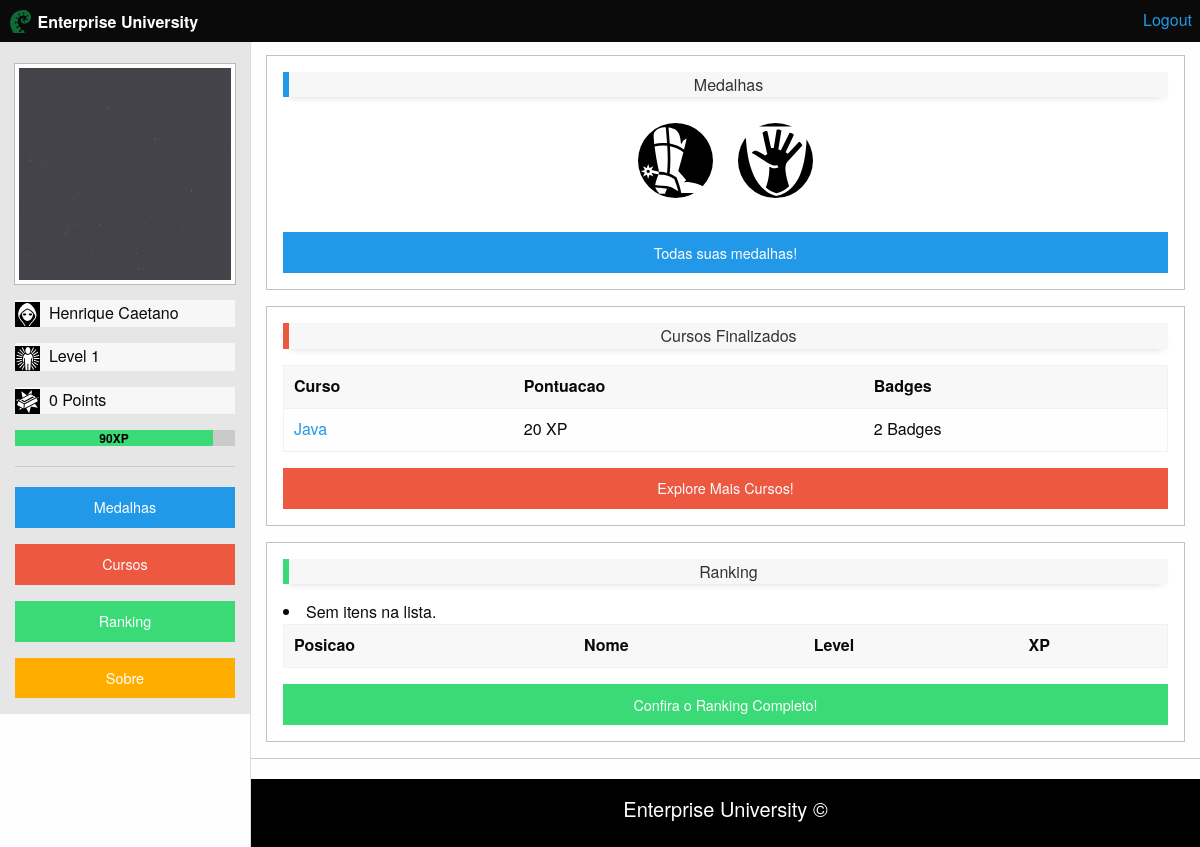
The app's page /home (signed in), older data.
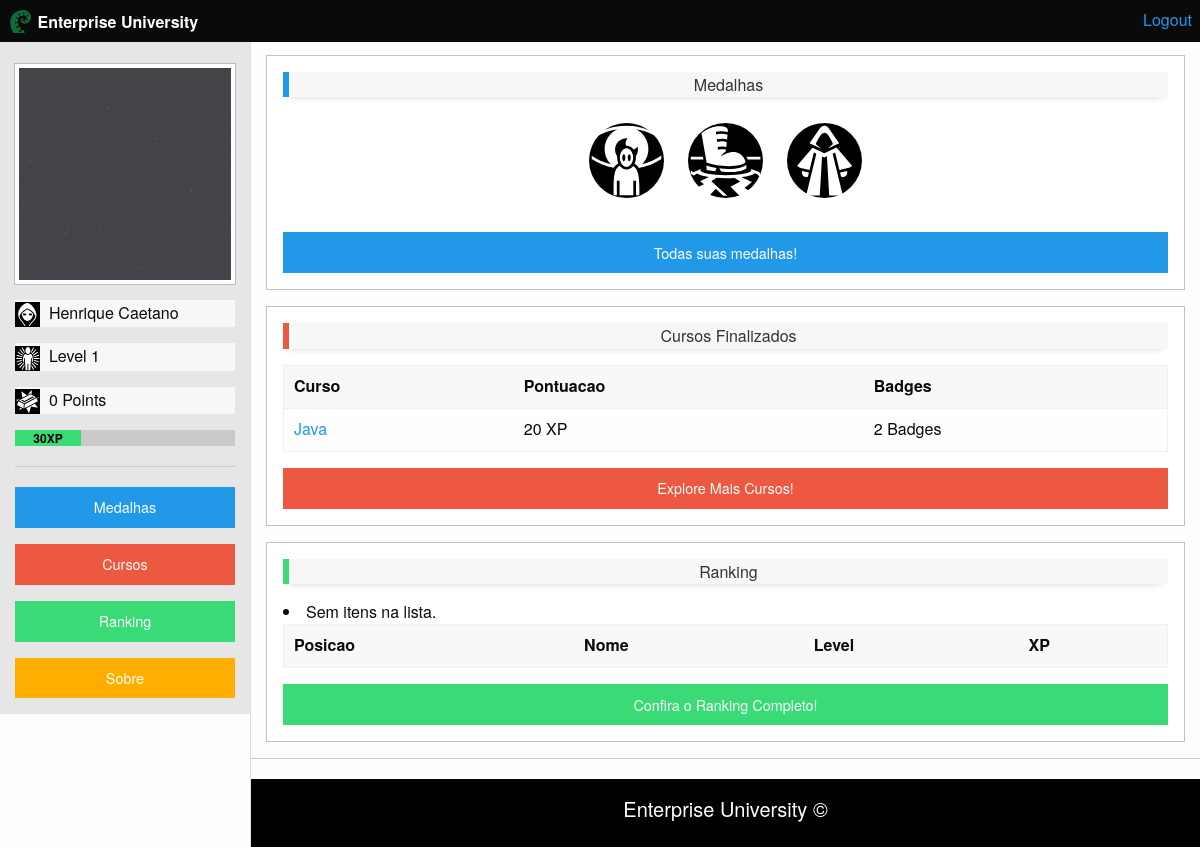
The same page, newer data.
### polls/models.py (models this page shows, shortened)
class Usuario(models.Model):
    nome = models.CharField(max_length=200)
    nivel = models.IntegerField(default=1)
    pontos = models.IntegerField(default=0)
    experiencia = models.IntegerField(default=0)
    avatar = models.FileField(upload_to='usuarios')
    primeiro_acesso = models.BooleanField(default=False)
    system_user = models.ForeignKey(User, null=True)

class Usuario_Medalha(models.Model):
    usuario = models.ForeignKey(Usuario, on_delete=models.CASCADE)
    medalha = models.ForeignKey(Medalha, on_delete=models.CASCADE)

class Medalha(models.Model):
    nome = models.CharField(max_length=200)
    icone = models.FileField(upload_to='medalhas')

class Usuario_Curso(models.Model):
    usuario = models.ForeignKey(Usuario, on_delete=models.CASCADE)
    curso = models.ForeignKey(Curso, on_delete=models.CASCADE)
    data_conclusao = models.DateTimeField('Data de Conclusao')

class Curso(models.Model):
    nome = models.CharField(max_length=200)
    pontos_curso = models.IntegerField(default=0)
    experiencia_curso = models.IntegerField(default=0)
    dificuldade = models.CharField(max_length=80)

### polls/views.py (the view)
# urls.py: url(r'^home$', login_required(HomeView.as_view(template_name='polls/index.html')), name='home'),
class HomeView(TemplateView):
    template_name = 'polls/index.html'
    def get_context_data(self, **kwargs):
        context = super(HomeView, self).get_context_data(**kwargs)
        usuario = Usuario.objects.get(system_user=self.request.user)
        medalhas = Usuario_Medalha.objects.filter(usuario=usuario)
        cursos = Usuario_Curso.objects.filter(usuario=usuario)
        context.update({'usuario': usuario, 'medalhas': medalhas, 'cursos': cursos})
        return context

### polls/templates/polls/index.html (shortened to what this page needs)
{% load staticfiles %}
<!doctype html>
<html class="no-js" lang="en">
<head>
  <link rel="stylesheet" type="text/css" href="{% static 'polls/css/foundation.css' %}" />
</head>
<body>
  <div class="off-canvas-wrapper">
    <div class="off-canvas-wrapper-inner" data-off-canvas-wrapper>
      <div class="off-canvas position-left reveal-for-large" id="my-info" data-off-canvas data-position="left">
        <div class="row column">
          <br>
          <a href="index.html">
            {% if usuario %}
            <img class="thumbnail" src="/media/{{ usuario.avatar }}"/>
            {% else %}
            <p>usuario errado</p>
            {% endif %}
          </a>
          <div data-tooltip aria-haspopup="true" class="carac-user" data-disable-hover='false' tabindex=1 title="Nome">
            <p><img class="logo_svg" src="{% static 'polls/svg/cowled.svg' %}" alt="cowled">&nbsp;&nbsp;{{ usuario.nome }}</p>
          </div>
          <div data-tooltip aria-haspopup="true" class="carac-user" data-disable-hover='false' tabindex=1 title="Level">
            <p><img class="logo_svg" src="{% static 'polls/svg/beams-aura.svg' %}" alt="beams-aura">&nbsp;&nbsp;Level {{ usuario.nivel }}</p>
          </div>
          <div data-tooltip aria-haspopup="true" class="carac-user" data-disable-hover='false' tabindex=1 title="Gold">
            <p><img class="logo_svg" src="{% static 'polls/svg/gold-bar.svg' %}" alt="beams-aura">&nbsp;&nbsp;{{ usuario.pontos }} Points</p>
          </div>
          <div data-tooltip aria-haspopup="true" class="carac-user" data-disable-hover='false' tabindex=1 title="Barra de Experiencia">
            <div class="success progress">
              <div class="progress-meter" style="width: {{usuario.experiencia}}%">
                <div class="progress-meter-text">
                  {{usuario.experiencia}}XP
                </div>
              </div>
            </div>
          </div>
          <hr>
          <a href="medalhas.html" class="expanded button primary">Medalhas</a>
          <a href="cursos.html" class="expanded button alert">Cursos</a>
          <a href="ranking.html" class="expanded button success">Ranking</a>
          <a data-open="exampleModal1" class="expanded button warning">Sobre</a>
        </div>
      </div>
      <div class="off-canvas-content" data-off-canvas-content>
        <div class="title-bar hide-for-small-only hide-for-medium-only">
          <div class="title-bar-left">
            <a class="logo" href="index.html">
              <img class="logo_svg" src="{% static 'polls/svg/curled-tentacle.svg' %}" alt="logo">
              <span class="title-bar-title ">Enterprise University</span>
            </a>
          </div>
          <div class="float-right">
            <a href="/accounts/logout/">
              Logout
            </a>
          </div>
        </div>
        <div class="row">
          <div class="column" align="center">
            <div class="callout" >
              <div class="alert-box primary">
                <p class="text-center">Medalhas</p>
              </div>
              {% for m in medalhas %}
              <span data-tooltip aria-haspopup="true" class="has-tip" data-disable-hover='false' tabindex=1 title="{{ m.medalha.nome }}">
                <img class="badge_svg" src="/media/{{m.medalha.icone}}"/>
              </span>
              {% endfor %}
              <br><br>
              <a href="medalhas.html" class="expanded button primary">Todas suas medalhas!</a>
            </div>
          </div>
          <div class="column">
            <div class="callout">
              <div class="alert-box alert">
                <p class="text-center">Cursos Finalizados</p>
              </div>
              <table>
                <thead>
                  <tr>
                    <th>Curso</th>
                    <th>Pontuacao</th>
                    <th>Badges</th>
                  </tr>
                </thead>
                <tbody>
                 {% for c in cursos %}
                    <tr>
                    <td><a>{{ c.curso.nome }}</a></td>
                    <td>{{ c.curso.experiencia_curso }} XP</td>
                    <td>2 Badges</td>
                  </tr>
                 {% endfor %}
                </tbody>
              </table>
              <a href="cursos.html" class="expanded button alert">Explore Mais Cursos!</a>
            </div>
          </div>
          <div class="column">
            <div class="callout">
              <div class="alert-box success">
                <p class="text-center">Ranking</p>
              </div>
              <table>
                <thead>
                  <tr>
                    <th>Posicao</th>
                    <th>Nome</th>
                    <th>Level</th>
                    <th>XP</th>
                  </tr>
                </thead>
                <tbody>
                {% for r in object_list %}
                  <tr>
                    <td>1</td>
                    <td>{{ r.nome }}</td>
                    <td>66</td>
                    <td>50</td>
                  </tr>
                {% empty %}
                  <li>Sem itens na lista.</li>
                {% endfor %}
                </tbody>
              </table>
              <a href="ranking.html" class="expanded button success">Confira o Ranking Completo!</a>
            </div>
          </div>
          <hr>
        </div>
        <footer>
          <h5 class="text-center">Enterprise University &copy;</h5>
        </footer>
      </div>
    </div>
  </div>
</body>
</html>

Row changes from the older to the newer data that the page shows:
removed Usuario_Medalha: medalha.icone (picture)
removed Usuario_Medalha: medalha.icone (picture)
changed Usuario "Henrique Caetano": experiencia "90" → "30"
added Usuario_Medalha: medalha.icone (picture)
added Usuario_Medalha: medalha.icone (picture)
added Usuario_Medalha: medalha.icone (picture)
